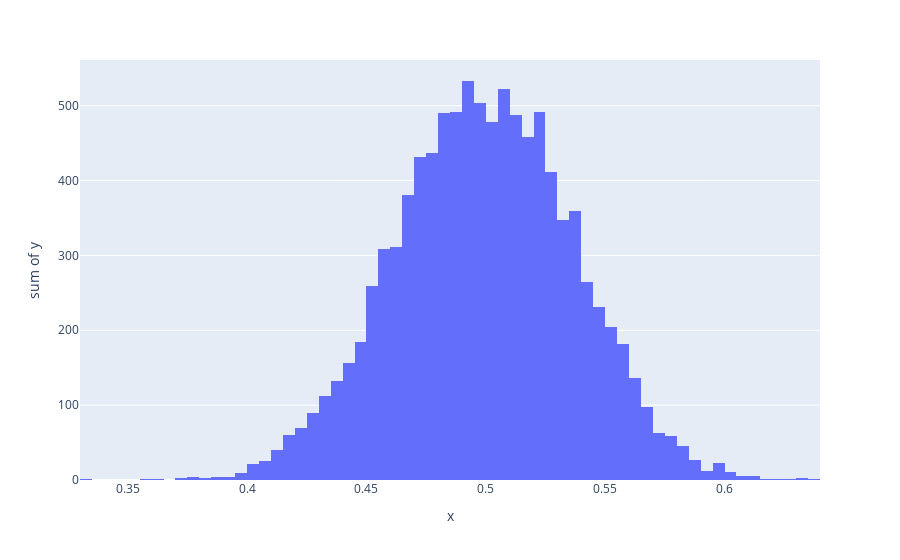

This figure's notebook cell:
### Code cell
import random
import plotly.express as px 

size=60  #real data not allow nomal distribution,then size>=31, 
count=10000  #mean of data is allow nomal distribution.

x_values=[sum([random.uniform(0.0,1.0) \
               for i in range(size)])/size for _ in range(count)]

y_values=[1 for _ in range(count)]

px.histogram(x=x_values,y=y_values, nbins=100).show()

### Figure 1 — Plotly figure (JSON) as saved in the notebook; plotly's stock layout.template omitted (floating-point values rounded to 4 significant figures; data arrays with more than 128 entries replaced by an {"elided": "..."} marker saying what was removed)
{"data": [{"alignmentgroup": "True", "bingroup": "x", "histfunc": "sum", "hovertemplate": "x=%{x}<br>sum of y=%{y}<extra></extra>", "legendgroup": "", "marker": {"color": "#636efa", "pattern": {"shape": ""}}, "name": "", "nbinsx": 100, "offsetgroup": "", "orientation": "v", "showlegend": false, "type": "histogram", "x": {"elided": "10000 float values"}, "xaxis": "x", "y": {"elided": "10000 int values"}, "yaxis": "y"}], "layout": {"autosize": true, "barmode": "relative", "legend": {"tracegroupgap": 0}, "margin": {"t": 60}, "xaxis": {"anchor": "y", "autorange": true, "domain": [0, 1], "range": [0.33, 0.64], "title": {"text": "x"}, "type": "linear"}, "yaxis": {"anchor": "x", "autorange": true, "domain": [0, 1], "range": [0, 561.1], "title": {"text": "sum of y"}, "type": "linear"}}}
